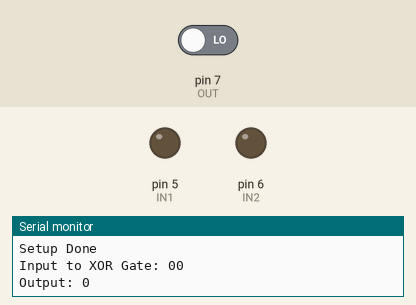
A sketch run on a simulated Arduino Uno, built with avr-gcc and run on an emulated ATmega328P. Parts: output pins drawn as LEDs (lit = HIGH), the last lines printed to the serial monitor. The test bench sets the inputs (shaded band); at power-on: pin 7 (OUT) LOW.

Above: at 0.5 s.
At 1.5 s:
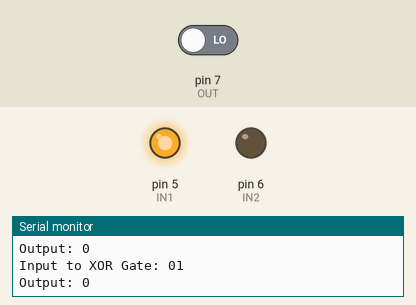
At 2.5 s:
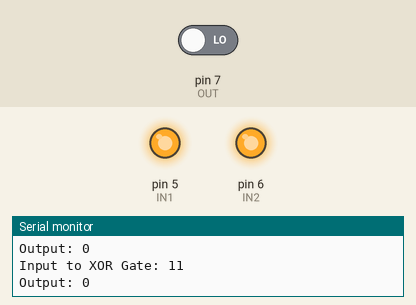
At 3.5 s:
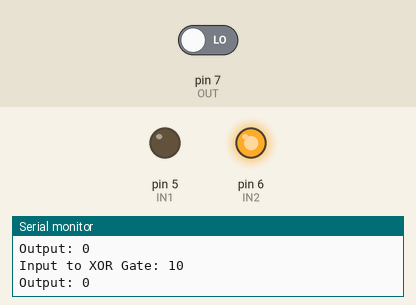
Timing chart, 0 to 5.2 s (numbered marks = the images above):
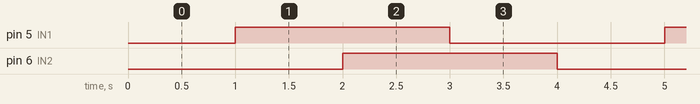

Measured:
- by itself, pin 5 (IN1), pin 6 (IN2): alternates HIGH for 2.0 s and LOW for 2.0 s
- by itself, everything shown: repeats every 4.0 s, in 4 steps

The sketch:

XOR_Test.ino
```cpp
// Written By Clayton Auld
// cauld@alaska.edu or clayauld@gmail.com
// Jul 14, 2015

// Arduino test code for XOR gate made from TI SN74LS00N chip.

#define IN1    5  // Input 1 for XOR
#define IN2    6  // Input 2 for XOR
#define OUT    7  // OUTPUT for XOR

void setup()
{
  pinMode(IN1, OUTPUT);
  pinMode(IN2, OUTPUT);
  pinMode(OUT, INPUT);

  Serial.begin(115200);
  Serial.println("Setup Done");
}

void loop()
{
  int Q=0;
  digitalWrite(IN1, LOW);
  digitalWrite(IN2, LOW);
  Q=digitalRead(OUT);
  Serial.println("Input to XOR Gate: 00");
  Serial.print("Output: ");
  Serial.println(Q);

  delay(1000);

  digitalWrite(IN1, HIGH);
  digitalWrite(IN2, LOW);
  Q=digitalRead(OUT);
  Serial.println("Input to XOR Gate: 01");
  Serial.print("Output: ");
  Serial.println(Q);

  delay(1000);

  digitalWrite(IN1, HIGH);
  digitalWrite(IN2, HIGH);
  Q=digitalRead(OUT);
  Serial.println("Input to XOR Gate: 11");
  Serial.print("Output: ");
  Serial.println(Q);

  delay(1000);

  digitalWrite(IN1, LOW);
  digitalWrite(IN2, HIGH);
  Q=digitalRead(OUT);
  Serial.println("Input to XOR Gate: 10");
  Serial.print("Output: ");
  Serial.println(Q);

  delay(1000);
}
```
